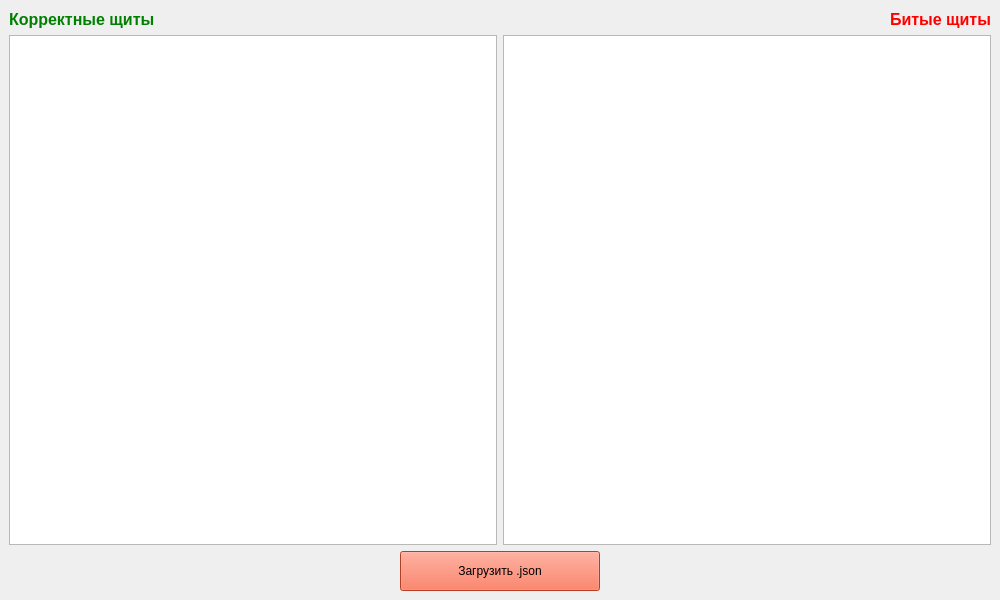
<?xml version="1.0" encoding="UTF-8"?>
<ui version="4.0">
 <class>ShieldViewer</class>
 <widget class="QMainWindow" name="ShieldViewer">
  <property name="geometry">
   <rect>
    <x>0</x>
    <y>0</y>
    <width>1000</width>
    <height>600</height>
   </rect>
  </property>
  <property name="windowTitle">
   <string>ВЫВОД ДАННЫХ - Вариант 2</string>
  </property>
  <widget class="QWidget" name="centralwidget">
   <layout class="QVBoxLayout" name="verticalLayout">
    <item>
     <layout class="QHBoxLayout" name="titleLayout">
      <item>
       <widget class="QLabel" name="labelValid">
        <property name="styleSheet">
         <string>font-size: 16px; font-weight: bold; color: green;</string>
        </property>
        <property name="text">
         <string>Корректные щиты</string>
        </property>
       </widget>
      </item>
      <item>
       <spacer name="horizontalSpacer">
        <property name="orientation">
         <enum>Qt::Orientation::Horizontal</enum>
        </property>
        <property name="sizeHint" stdset="0">
         <size>
          <width>40</width>
          <height>20</height>
         </size>
        </property>
       </spacer>
      </item>
      <item>
       <widget class="QLabel" name="labelInvalid">
        <property name="styleSheet">
         <string>font-size: 16px; font-weight: bold; color: red;</string>
        </property>
        <property name="text">
         <string>Битые щиты</string>
        </property>
       </widget>
      </item>
     </layout>
    </item>
    <item>
     <layout class="QHBoxLayout" name="tablesLayout">
      <item>
       <widget class="QTableWidget" name="tableValid"/>
      </item>
      <item>
       <widget class="QTableWidget" name="tableInvalid"/>
      </item>
     </layout>
    </item>
    <item>
     <layout class="QHBoxLayout" name="buttonLayout">
      <item>
       <spacer name="horizontalSpacer_2">
        <property name="orientation">
         <enum>Qt::Orientation::Horizontal</enum>
        </property>
        <property name="sizeHint" stdset="0">
         <size>
          <width>40</width>
          <height>20</height>
         </size>
        </property>
       </spacer>
      </item>
      <item>
       <widget class="QPushButton" name="btnLoad">
        <property name="minimumSize">
         <size>
          <width>200</width>
          <height>40</height>
         </size>
        </property>
        <property name="styleSheet">
         <string notr="true">background-color: rgb(255, 85, 50);
color: rgb(0, 0, 0);</string>
        </property>
        <property name="text">
         <string>Загрузить .json</string>
        </property>
       </widget>
      </item>
      <item>
       <spacer name="horizontalSpacer_3">
        <property name="orientation">
         <enum>Qt::Orientation::Horizontal</enum>
        </property>
        <property name="sizeHint" stdset="0">
         <size>
          <width>40</width>
          <height>20</height>
         </size>
        </property>
       </spacer>
      </item>
     </layout>
    </item>
   </layout>
  </widget>
 </widget>
 <resources/>
 <connections/>
</ui>
